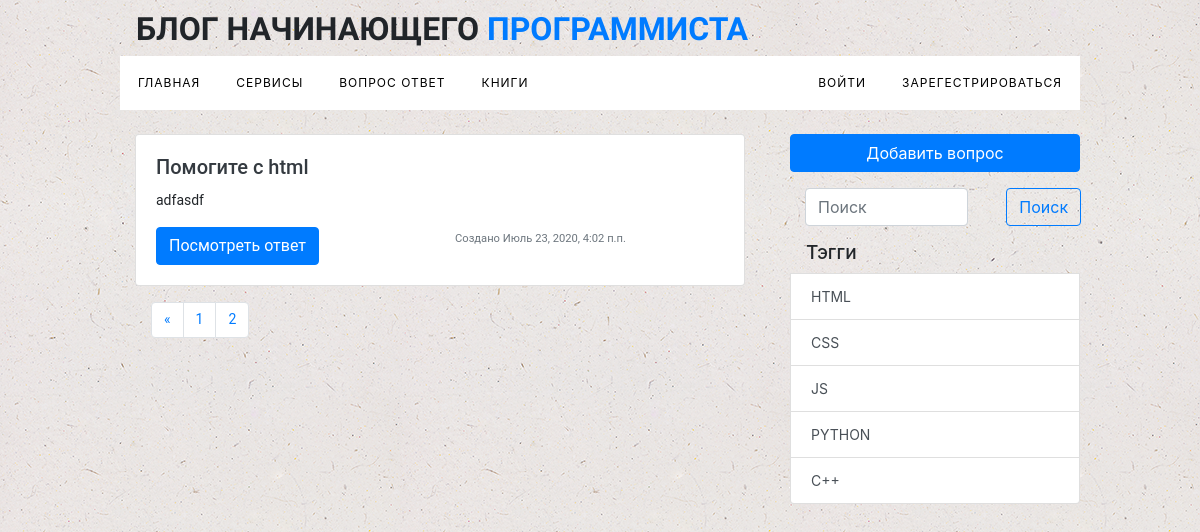
/questions/?page=2, run on an earlier commit of the app's database.
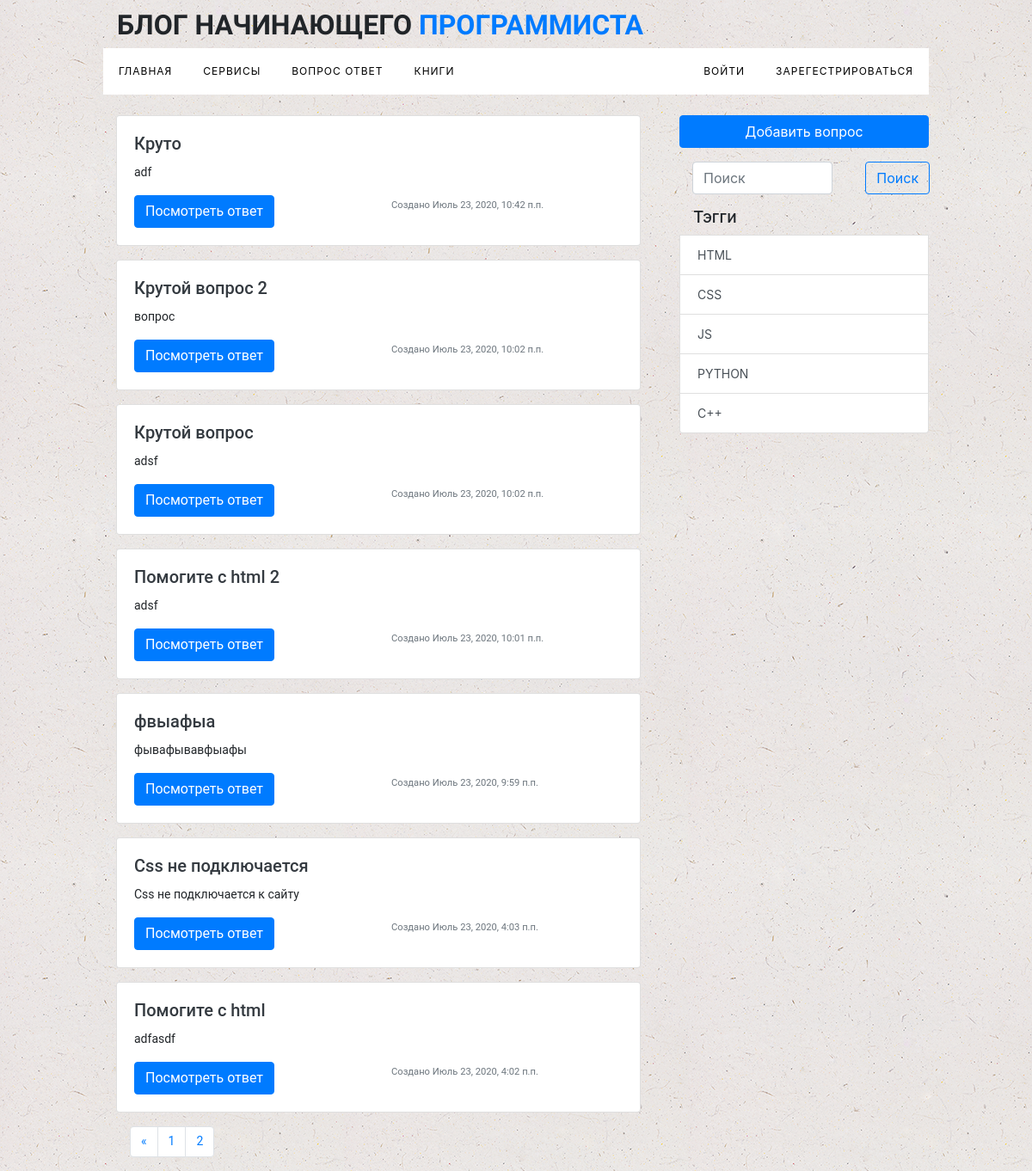
And on a later commit of the database.
### questions/models.py (models this page shows, shortened)
class QuestionsModel(models.Model):
    title = models.CharField(max_length = 250)
    name = models.CharField(max_length = 100,default='None',blank=True)
    email = models.EmailField()
    question = models.TextField(verbose_name = 'Вопрос')
    publish = models.DateTimeField(auto_now_add = True)
    answer = models.TextField(blank = True)
    slug = models.SlugField(unique = True)
    question_image = models.ImageField(upload_to='images/',blank = True)
    user = models.ForeignKey(User,on_delete=models.CASCADE,related_name='questions')
    class Meta:
        verbose_name = 'Вопрос'
        verbose_name_plural = 'Вопросы'
        ordering = ('-publish',)
    tags = TaggableManager(verbose_name='Ключевые слова')
    def get_absolute_url(self):
        return reverse('questions:question_details',args = [self.slug])

### questions/views.py (the view)
# urls.py: path('',views.show_questions,name='all_questions'),
def show_questions(request):
    all_questions = QuestionsModel.objects.all()
    tags = Tag.objects.all()[0:5]
    search_query = request.GET.get('search','')
    if search_query:
        all_questions= QuestionsModel.objects.filter(Q(title__icontains = search_query)| Q(question__icontains = search_query) | Q(tags__name__in=[search_query]))
    else:
        all_questions= QuestionsModel.objects.all()
    paginator = Paginator(all_questions,10)
    page = request.GET.get('page')
    try:
        posts = paginator.page(page)
    except PageNotAnInteger:
        posts = paginator.page(1)
    except EmptyPage:
        posts = paginator.page(paginator.num_pages)
    return render(request,'questions/all_questions.html',{'posts':posts,'tags':tags})

### context_processors/main_menu.py (called while the page is built)
def main(request):
    services =  ServiceModel.objects.all()
    if request.user.is_authenticated:
        user_question =request.user.questions.all()
        return {'services':services,'user_question':user_question}
    return {'services':services}

### services/models.py (called while the page is built)
    def get_absolute_url(self):
        return reverse('service:services',  args = [self.slug])

### questions/templates/questions/all_questions.html (shortened to what this page needs)
{% extends 'blog/base.html'%}
{% block content %}
<div class="row">
			<div class="col-lg-8 main-content">
                <div class='container-fluid'>
                <ul>
                    {% if posts%}
                    {% for post in posts%}
                <li class='main-item mb-3'>
						<div class="card mb-3">
                         <div class="row">
                           <div class="col-md-12">
                             <div class="card-body">
                                 <a href="{{post.get_absolute_url}}" class='text-dark item-url'><h5 class="card-title mb-0">{{post.title}}</h5></a>
                                 <p class="card-text">{{post.question|truncatechars:100}}</p>
                               <div class="row">
                               	<div class="col-lg-6">
                                    <a class='btn btn-primary' href='{{post.get_absolute_url}}' style='text-decoration: none;color:#fff;'>Посмотреть ответ</a>
                               	</div>
                               	<div class="col-lg-6">
                                    <p class="card-text"><small class="text-muted">Создано {{post.publish}}</small></p>
                               	</div>
                               </div>
                             </div>
                           </div>
                         </div>
                       </div>
					</li>
                    {%endfor%}
        {% include 'blog/pagination.html' with page=posts%}
                     {% else %}
                     <h3 class='card-title'> Вопросов еще нет</h3>
                      {% endif %}
                </ul>
                </div>
                </div>
			<div class="col-lg-4  mb-3 main-sidebar">
        <a href='{% url 'questions:create_questions'%}' class='btn btn-primary mb-3 w-100'>Добавить вопрос</a>
<div class='container'>
                    <nav class="navbar text-center p-0 mb-3">
                    <form class="form-inline" action='{% url 'questions:all_questions'%}'>
                        <div class='row'>
 <div class='col-sm-8 col-8'>
                  <input class="form-control  w-100" type="search" placeholder="Поиск" aria-label="Поиск" name='search'>
                        </div>
                        <div class='col-sm-4 col-4'>
                  <button class="btn btn-outline-primary ml-2" type="submit">Поиск</button>
                        </div>
            </div>
                </form>
              </nav>
                    </div>
								<div class="list-group sticky-top mt-3">
					<h1 class = 'sidebar-category pl-3'>Тэгги</h1>
                    {% for tag in tags %}
                    <a href="{% url 'questions:tag_questions' slug=tag.slug%}" class="list-group-item list-group-item-action">{{tag.name}}</a>
                    {% endfor %}
                </div>
			</div>
		</div>
        {% endblock%}

What changed in the data, as far as the page shows it:
now on this page (row edited): QuestionsModel: title "Круто", question "adf", publish "Июль 23, 2020, 10:42 п.п."
now on this page (row edited): QuestionsModel: title "Крутой вопрос 2", question "вопрос", publish "Июль 23, 2020, 10:02 п.п."
now on this page (row edited): QuestionsModel: title "Крутой вопрос", question "adsf", publish "Июль 23, 2020, 10:02 п.п."
now on this page (row edited): QuestionsModel: title "Помогите с html 2", question "adsf", publish "Июль 23, 2020, 10:01 п.п."
now on this page (row edited): QuestionsModel: title "фвыафыа", question "фывафывавфыафы", publish "Июль 23, 2020, 9:59 п.п."
now on this page (row edited): QuestionsModel: title "Css не подключается", question "Css не подключается к сайту", publish "Июль 23, 2020, 4:03 п.п."
